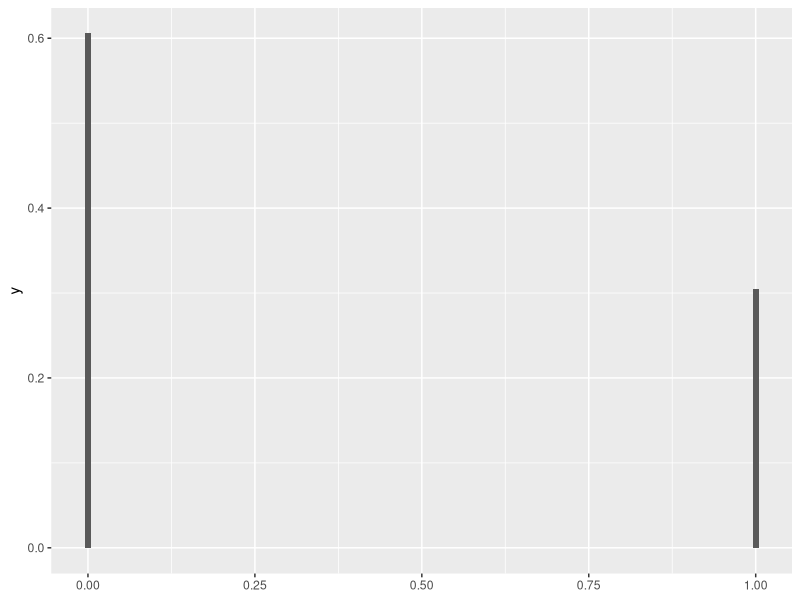
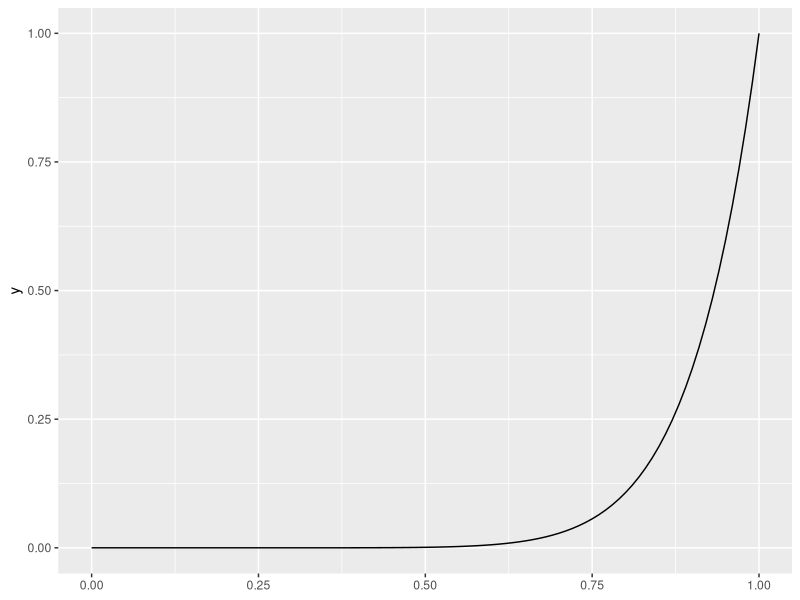
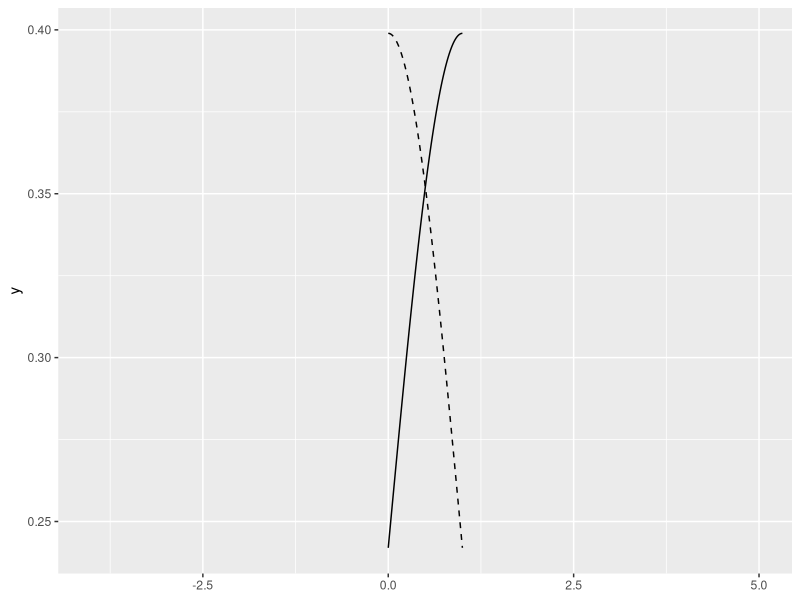
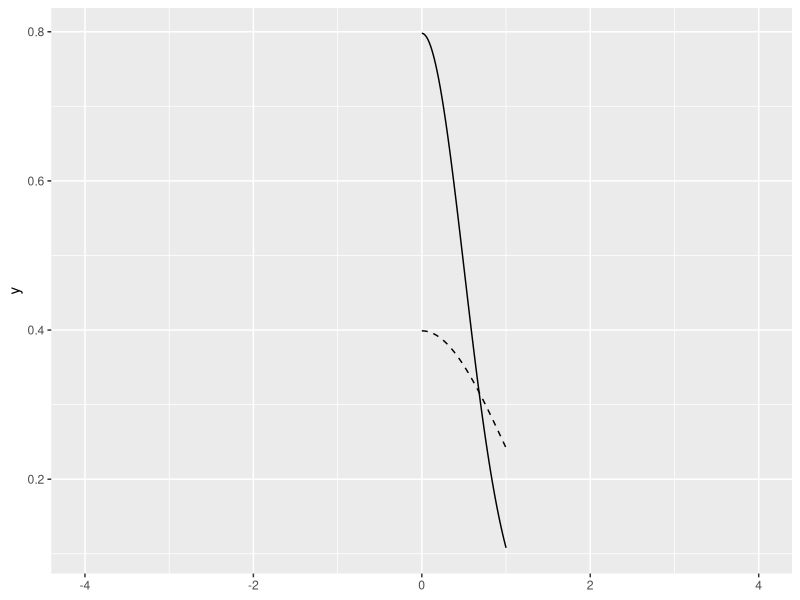
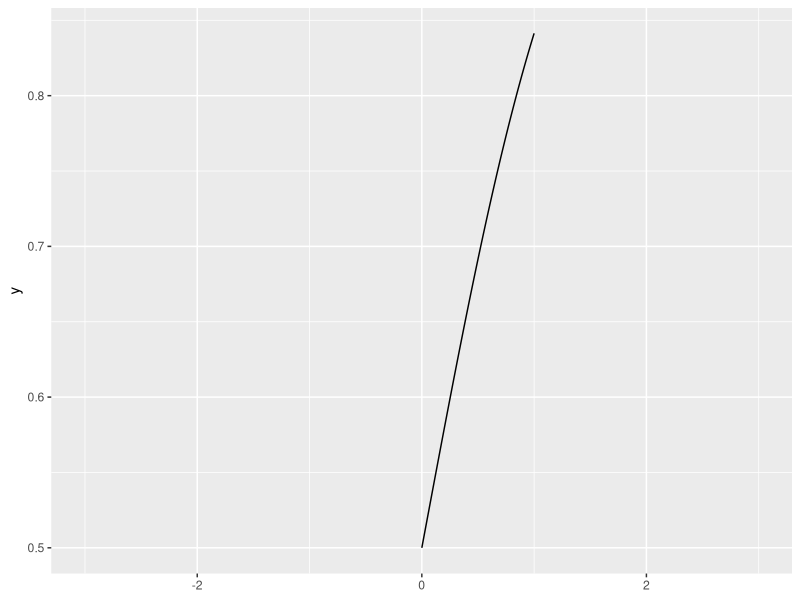

The R source for these figures, in order:
## ---- chunk 1
pnorm(q= 0, mean = 0, sd = 1)
## ---- chunk 2
dbinom(x = 1, size = 4, prob = 0.5)
## ---- chunk 3
choose(n = 4, k = 1) * 0.5^1 * (1 - 0.5)^(4 - 1)
## ---- chunk 4
dbinom(x = 0:4, size = 4, prob = 0.5)
## ---- chunk 5
sum(dbinom(x = 0:4, size = 4, prob = 0.5))
## ---- chunk 6
pbinom(q = 1, size = 4, prob = 0.5)
## ---- chunk 7
sum(dbinom(x = 0:1, size = 4, prob = 0.5))
## ---- chunk 8
1 - pbinom(q = 1, size = 100, prob = 0.005)
## ---- chunk 9
pbinom(q = 1, size = 100, prob = 0.005, lower.tail = FALSE)
## ---- chunk 10
library(ggplot2)
ggplot(data = NULL) +
  aes(xmin = 0, xmax = 5) +
  stat_function(
    fun = dbinom,
    args = list(size = 100,
                prob = 0.005),
    geom = "bar")
## ---- chunk 11
ggplot(data = NULL) +
  aes(xmin = 0, xmax = 1) +
  stat_function(
    fun = dbinom,
    args = list(x = 10, 
                size = 10))
## ---- chunk 12
dnorm(x = 0)
## ---- chunk 13
1/sqrt(2*pi)*exp(-0^2/2)
## ---- chunk 14
ggplot(data = NULL) +
  aes(xmin = -4, xmax = 5) +
  stat_function(
    fun = dnorm, 
    linetype = "dashed") +
  stat_function(
    fun = dnorm, 
    args = list(mean = 1))
## ---- chunk 15
ggplot(data = NULL) +
  aes(xmin = -4, xmax = 4) +
  stat_function(
    fun = dnorm, 
    linetype = "dashed") +
  stat_function(
    fun = dnorm, 
    args = list(sd = 0.5))
## ---- chunk 16
pnorm(q = -1.96)
## ---- chunk 17
 f <- function(x){
   1/sqrt(2*pi)*exp(-x^2/2)
 } 
## ---- chunk 18
integrate(f, -Inf, -1.96)
## ---- chunk 19
ggplot(data = NULL) +
  aes(xmin = -3, xmax = 3) +
  stat_function(
    fun = pnorm)
## ---- chunk 20
qnorm(p = 0.025, mean = 0, sd = 1)
